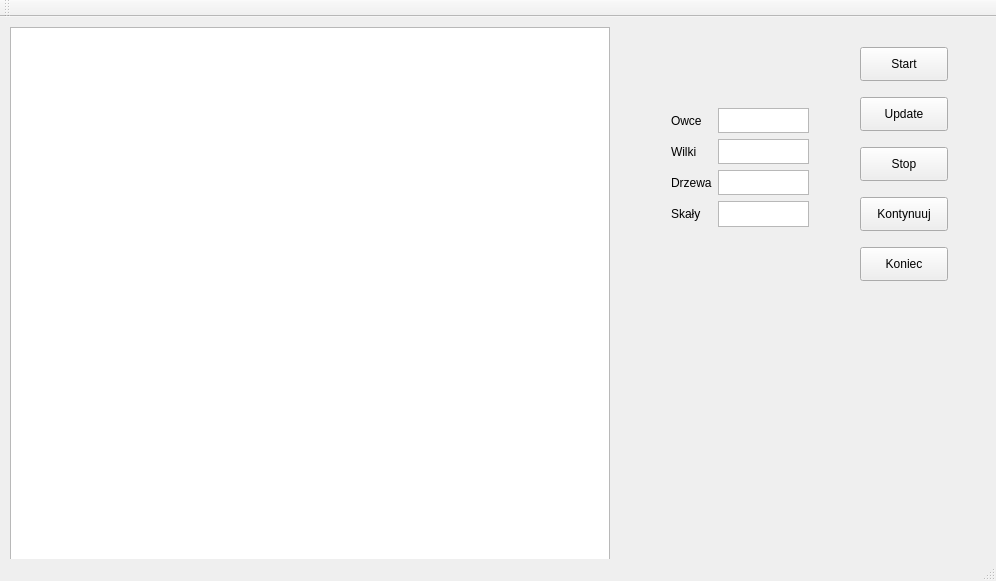
<?xml version="1.0" encoding="UTF-8"?>
<ui version="4.0">
 <class>MainWindow</class>
 <widget class="QMainWindow" name="MainWindow">
  <property name="geometry">
   <rect>
    <x>0</x>
    <y>0</y>
    <width>996</width>
    <height>581</height>
   </rect>
  </property>
  <property name="windowTitle">
   <string>MainWindow</string>
  </property>
  <widget class="QWidget" name="centralWidget">
   <widget class="QPushButton" name="pushButton">
    <property name="geometry">
     <rect>
      <x>860</x>
      <y>30</y>
      <width>88</width>
      <height>34</height>
     </rect>
    </property>
    <property name="text">
     <string>Start</string>
    </property>
   </widget>
   <widget class="QGraphicsView" name="graphicsView">
    <property name="geometry">
     <rect>
      <x>10</x>
      <y>10</y>
      <width>600</width>
      <height>600</height>
     </rect>
    </property>
    <property name="autoFillBackground">
     <bool>false</bool>
    </property>
   </widget>
   <widget class="QPushButton" name="pushButton_2">
    <property name="geometry">
     <rect>
      <x>860</x>
      <y>80</y>
      <width>88</width>
      <height>34</height>
     </rect>
    </property>
    <property name="text">
     <string>Update</string>
    </property>
   </widget>
   <widget class="QPushButton" name="pushButton_3">
    <property name="geometry">
     <rect>
      <x>860</x>
      <y>130</y>
      <width>88</width>
      <height>34</height>
     </rect>
    </property>
    <property name="text">
     <string>Stop</string>
    </property>
   </widget>
   <widget class="QPushButton" name="pushButton_4">
    <property name="geometry">
     <rect>
      <x>860</x>
      <y>230</y>
      <width>88</width>
      <height>34</height>
     </rect>
    </property>
    <property name="text">
     <string>Koniec</string>
    </property>
   </widget>
   <widget class="QPushButton" name="pushButton_5">
    <property name="geometry">
     <rect>
      <x>860</x>
      <y>180</y>
      <width>88</width>
      <height>34</height>
     </rect>
    </property>
    <property name="text">
     <string>Kontynuuj</string>
    </property>
   </widget>
   <widget class="QWidget" name="gridLayoutWidget">
    <property name="geometry">
     <rect>
      <x>660</x>
      <y>80</y>
      <width>160</width>
      <height>141</height>
     </rect>
    </property>
    <layout class="QGridLayout" name="gridLayout">
     <item row="3" column="0">
      <widget class="QLabel" name="label_3">
       <property name="text">
        <string>Drzewa</string>
       </property>
      </widget>
     </item>
     <item row="2" column="0">
      <widget class="QLabel" name="label_2">
       <property name="text">
        <string>Wilki</string>
       </property>
      </widget>
     </item>
     <item row="1" column="0">
      <widget class="QLabel" name="label">
       <property name="text">
        <string>Owce</string>
       </property>
      </widget>
     </item>
     <item row="4" column="0">
      <widget class="QLabel" name="label_4">
       <property name="text">
        <string>Skały</string>
       </property>
      </widget>
     </item>
     <item row="1" column="1">
      <widget class="QTextEdit" name="textOwca"/>
     </item>
     <item row="2" column="1">
      <widget class="QTextEdit" name="textWilk"/>
     </item>
     <item row="3" column="1">
      <widget class="QTextEdit" name="textDrzewo"/>
     </item>
     <item row="4" column="1">
      <widget class="QTextEdit" name="textSkala"/>
     </item>
    </layout>
   </widget>
  </widget>
  <widget class="QMenuBar" name="menuBar">
   <property name="geometry">
    <rect>
     <x>0</x>
     <y>0</y>
     <width>996</width>
     <height>30</height>
    </rect>
   </property>
  </widget>
  <widget class="QToolBar" name="mainToolBar">
   <attribute name="toolBarArea">
    <enum>TopToolBarArea</enum>
   </attribute>
   <attribute name="toolBarBreak">
    <bool>false</bool>
   </attribute>
  </widget>
  <widget class="QStatusBar" name="statusBar"/>
 </widget>
 <layoutdefault spacing="6" margin="11"/>
 <resources/>
 <connections/>
</ui>
